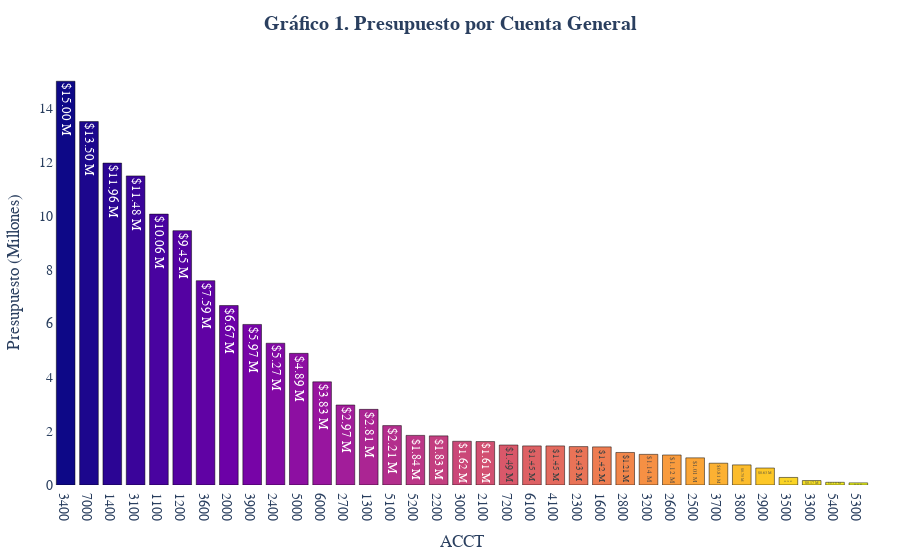

The notebook cell saved with this chart:
### Code cell
# Genera un gráfico de barras para visualizar el presupuesto por cada cuenta general

budget_grafico_1 = presupuestos_por_cuenta.reset_index()
budget_grafico_1.columns = ["Cuenta General", "Presupuesto"]
budget_grafico_1["Presupuesto_M"] = (budget_grafico_1["Presupuesto"] / 1_000_000).round(2)
budget_grafico_1["Presupuesto_M_text"] = budget_grafico_1["Presupuesto_M"].apply(lambda x: f"${x:.2f} M")
budget_grafico_1 = budget_grafico_1.sort_values("Presupuesto_M", ascending=False).reset_index(drop=True)
colores_plasma = pc.sample_colorscale("Plasma", [i / (len(budget_grafico_1) - 1) for i in range(len(budget_grafico_1))])

fig = go.Figure()

for i, row in budget_grafico_1.iterrows():
    fig.add_trace(go.Bar(
        x=[row["Cuenta General"]],
        y=[row["Presupuesto_M"]],
        text=row["Presupuesto_M_text"],
        textposition="inside",
        marker=dict(color=colores_plasma[i], line=dict(width=0.5, color="black")),
        hovertemplate=f"<b>{row['Cuenta General']}</b><br>Presupuesto: {row['Presupuesto_M_text']}<extra></extra>",
        name="" # Crea una barra por cuenta con su color, valor numérico y etiqueta
    ))

fig.update_layout(
    title="<b>Gráfico 1. Presupuesto por Cuenta General</b>",
    title_x=0.5,
    xaxis_title="ACCT", 
    yaxis_title="Presupuesto (Millones)",
    font=dict(family="Arial", size=14),
    paper_bgcolor="white",
    plot_bgcolor="white",
    showlegend=False,
    margin=dict(t=60, l=30, r=30, b=30)
)

fig.show()

### Figure 1 — Plotly figure (JSON) as saved in the notebook; plotly's stock layout.template omitted (floating-point values rounded to 4 significant figures)
{"data": [{"hovertemplate": "<b>3400</b><br>Presupuesto: $15.00 M<extra></extra>", "marker": {"color": "rgb(13, 8, 135)", "line": {"color": "black", "width": 0.5}}, "name": "", "text": "$15.00 M", "textposition": "inside", "type": "bar", "x": ["3400"], "y": [15.0]}, {"hovertemplate": "<b>7000</b><br>Presupuesto: $13.50 M<extra></extra>", "marker": {"color": "rgb(28, 7, 141)", "line": {"color": "black", "width": 0.5}}, "name": "", "text": "$13.50 M", "textposition": "inside", "type": "bar", "x": ["7000"], "y": [13.5]}, {"hovertemplate": "<b>1400</b><br>Presupuesto: $11.96 M<extra></extra>", "marker": {"color": "rgb(43, 5, 148)", "line": {"color": "black", "width": 0.5}}, "name": "", "text": "$11.96 M", "textposition": "inside", "type": "bar", "x": ["1400"], "y": [11.96]}, {"hovertemplate": "<b>3100</b><br>Presupuesto: $11.48 M<extra></extra>", "marker": {"color": "rgb(58, 4, 154)", "line": {"color": "black", "width": 0.5}}, "name": "", "text": "$11.48 M", "textposition": "inside", "type": "bar", "x": ["3100"], "y": [11.48]}, {"hovertemplate": "<b>1100</b><br>Presupuesto: $10.06 M<extra></extra>", "marker": {"color": "rgb(73, 3, 160)", "line": {"color": "black", "width": 0.5}}, "name": "", "text": "$10.06 M", "textposition": "inside", "type": "bar", "x": ["1100"], "y": [10.06]}, {"hovertemplate": "<b>1200</b><br>Presupuesto: $9.45 M<extra></extra>", "marker": {"color": "rgb(84, 2, 162)", "line": {"color": "black", "width": 0.5}}, "name": "", "text": "$9.45 M", "textposition": "inside", "type": "bar", "x": ["1200"], "y": [9.45]}, {"hovertemplate": "<b>3600</b><br>Presupuesto: $7.59 M<extra></extra>", "marker": {"color": "rgb(96, 2, 164)", "line": {"color": "black", "width": 0.5}}, "name": "", "text": "$7.59 M", "textposition": "inside", "type": "bar", "x": ["3600"], "y": [7.591]}, {"hovertemplate": "<b>2000</b><br>Presupuesto: $6.67 M<extra></extra>", "marker": {"color": "rgb(108, 1, 167)", "line": {"color": "black", "width": 0.5}}, "name": "", "text": "$6.67 M", "textposition": "inside", "type": "bar", "x": ["2000"], "y": [6.668]}, {"hovertemplate": "<b>3900</b><br>Presupuesto: $5.97 M<extra></extra>", "marker": {"color": "rgb(119, 4, 167)", "line": {"color": "black", "width": 0.5}}, "name": "", "text": "$5.97 M", "textposition": "inside", "type": "bar", "x": ["3900"], "y": [5.965]}, {"hovertemplate": "<b>2400</b><br>Presupuesto: $5.27 M<extra></extra>", "marker": {"color": "rgb(130, 9, 164)", "line": {"color": "black", "width": 0.5}}, "name": "", "text": "$5.27 M", "textposition": "inside", "type": "bar", "x": ["2400"], "y": [5.268]}, {"hovertemplate": "<b>5000</b><br>Presupuesto: $4.89 M<extra></extra>", "marker": {"color": "rgb(141, 15, 162)", "line": {"color": "black", "width": 0.5}}, "name": "", "text": "$4.89 M", "textposition": "inside", "type": "bar", "x": ["5000"], "y": [4.891]}, {"hovertemplate": "<b>6000</b><br>Presupuesto: $3.83 M<extra></extra>", "marker": {"color": "rgb(152, 21, 159)", "line": {"color": "black", "width": 0.5}}, "name": "", "text": "$3.83 M", "textposition": "inside", "type": "bar", "x": ["6000"], "y": [3.833]}, {"hovertemplate": "<b>2700</b><br>Presupuesto: $2.97 M<extra></extra>", "marker": {"color": "rgb(162, 29, 154)", "line": {"color": "black", "width": 0.5}}, "name": "", "text": "$2.97 M", "textposition": "inside", "type": "bar", "x": ["2700"], "y": [2.973]}, {"hovertemplate": "<b>1300</b><br>Presupuesto: $2.81 M<extra></extra>", "marker": {"color": "rgb(171, 37, 147)", "line": {"color": "black", "width": 0.5}}, "name": "", "text": "$2.81 M", "textposition": "inside", "type": "bar", "x": ["1300"], "y": [2.811]}, {"hovertemplate": "<b>5100</b><br>Presupuesto: $2.21 M<extra></extra>", "marker": {"color": "rgb(179, 46, 141)", "line": {"color": "black", "width": 0.5}}, "name": "", "text": "$2.21 M", "textposition": "inside", "type": "bar", "x": ["5100"], "y": [2.207]}, {"hovertemplate": "<b>5200</b><br>Presupuesto: $1.84 M<extra></extra>", "marker": {"color": "rgb(188, 54, 135)", "line": {"color": "black", "width": 0.5}}, "name": "", "text": "$1.84 M", "textposition": "inside", "type": "bar", "x": ["5200"], "y": [1.844]}, {"hovertemplate": "<b>2200</b><br>Presupuesto: $1.83 M<extra></extra>", "marker": {"color": "rgb(195, 63, 128)", "line": {"color": "black", "width": 0.5}}, "name": "", "text": "$1.83 M", "textposition": "inside", "type": "bar", "x": ["2200"], "y": [1.826]}, {"hovertemplate": "<b>3000</b><br>Presupuesto: $1.62 M<extra></extra>", "marker": {"color": "rgb(203, 71, 120)", "line": {"color": "black", "width": 0.5}}, "name": "", "text": "$1.62 M", "textposition": "inside", "type": "bar", "x": ["3000"], "y": [1.624]}, {"hovertemplate": "<b>2100</b><br>Presupuesto: $1.61 M<extra></extra>", "marker": {"color": "rgb(210, 79, 113)", "line": {"color": "black", "width": 0.5}}, "name": "", "text": "$1.61 M", "textposition": "inside", "type": "bar", "x": ["2100"], "y": [1.614]}, {"hovertemplate": "<b>7200</b><br>Presupuesto: $1.49 M<extra></extra>", "marker": {"color": "rgb(217, 88, 106)", "line": {"color": "black", "width": 0.5}}, "name": "", "text": "$1.49 M", "textposition": "inside", "type": "bar", "x": ["7200"], "y": [1.486]}, {"hovertemplate": "<b>6100</b><br>Presupuesto: $1.45 M<extra></extra>", "marker": {"color": "rgb(222, 97, 100)", "line": {"color": "black", "width": 0.5}}, "name": "", "text": "$1.45 M", "textposition": "inside", "type": "bar", "x": ["6100"], "y": [1.452]}, {"hovertemplate": "<b>4100</b><br>Presupuesto: $1.45 M<extra></extra>", "marker": {"color": "rgb(228, 106, 94)", "line": {"color": "black", "width": 0.5}}, "name": "", "text": "$1.45 M", "textposition": "inside", "type": "bar", "x": ["4100"], "y": [1.452]}, {"hovertemplate": "<b>2300</b><br>Presupuesto: $1.43 M<extra></extra>", "marker": {"color": "rgb(233, 115, 87)", "line": {"color": "black", "width": 0.5}}, "name": "", "text": "$1.43 M", "textposition": "inside", "type": "bar", "x": ["2300"], "y": [1.428]}, {"hovertemplate": "<b>1600</b><br>Presupuesto: $1.42 M<extra></extra>", "marker": {"color": "rgb(238, 124, 81)", "line": {"color": "black", "width": 0.5}}, "name": "", "text": "$1.42 M", "textposition": "inside", "type": "bar", "x": ["1600"], "y": [1.416]}, {"hovertemplate": "<b>2800</b><br>Presupuesto: $1.21 M<extra></extra>", "marker": {"color": "rgb(242, 134, 74)", "line": {"color": "black", "width": 0.5}}, "name": "", "text": "$1.21 M", "textposition": "inside", "type": "bar", "x": ["2800"], "y": [1.208]}, {"hovertemplate": "<b>3200</b><br>Presupuesto: $1.14 M<extra></extra>", "marker": {"color": "rgb(246, 144, 68)", "line": {"color": "black", "width": 0.5}}, "name": "", "text": "$1.14 M", "textposition": "inside", "type": "bar", "x": ["3200"], "y": [1.139]}, {"hovertemplate": "<b>2600</b><br>Presupuesto: $1.12 M<extra></extra>", "marker": {"color": "rgb(249, 155, 61)", "line": {"color": "black", "width": 0.5}}, "name": "", "text": "$1.12 M", "textposition": "inside", "type": "bar", "x": ["2600"], "y": [1.115]}, {"hovertemplate": "<b>2500</b><br>Presupuesto: $1.01 M<extra></extra>", "marker": {"color": "rgb(251, 165, 55)", "line": {"color": "black", "width": 0.5}}, "name": "", "text": "$1.01 M", "textposition": "inside", "type": "bar", "x": ["2500"], "y": [1.009]}, {"hovertemplate": "<b>3700</b><br>Presupuesto: $0.81 M<extra></extra>", "marker": {"color": "rgb(252, 177, 50)", "line": {"color": "black", "width": 0.5}}, "name": "", "text": "$0.81 M", "textposition": "inside", "type": "bar", "x": ["3700"], "y": [0.81]}, {"hovertemplate": "<b>3800</b><br>Presupuesto: $0.75 M<extra></extra>", "marker": {"color": "rgb(252, 188, 44)", "line": {"color": "black", "width": 0.5}}, "name": "", "text": "$0.75 M", "textposition": "inside", "type": "bar", "x": ["3800"], "y": [0.747]}, {"hovertemplate": "<b>2900</b><br>Presupuesto: $0.63 M<extra></extra>", "marker": {"color": "rgb(253, 199, 39)", "line": {"color": "black", "width": 0.5}}, "name": "", "text": "$0.63 M", "textposition": "inside", "type": "bar", "x": ["2900"], "y": [0.6304]}, {"hovertemplate": "<b>3500</b><br>Presupuesto: $0.28 M<extra></extra>", "marker": {"color": "rgb(250, 212, 37)", "line": {"color": "black", "width": 0.5}}, "name": "", "text": "$0.28 M", "textposition": "inside", "type": "bar", "x": ["3500"], "y": [0.281]}, {"hovertemplate": "<b>3300</b><br>Presupuesto: $0.17 M<extra></extra>", "marker": {"color": "rgb(247, 224, 36)", "line": {"color": "black", "width": 0.5}}, "name": "", "text": "$0.17 M", "textposition": "inside", "type": "bar", "x": ["3300"], "y": [0.1655]}, {"hovertemplate": "<b>5400</b><br>Presupuesto: $0.10 M<extra></extra>", "marker": {"color": "rgb(243, 237, 34)", "line": {"color": "black", "width": 0.5}}, "name": "", "text": "$0.10 M", "textposition": "inside", "type": "bar", "x": ["5400"], "y": [0.1]}, {"hovertemplate": "<b>5300</b><br>Presupuesto: $0.08 M<extra></extra>", "marker": {"color": "rgb(240, 249, 33)", "line": {"color": "black", "width": 0.5}}, "name": "", "text": "$0.08 M", "textposition": "inside", "type": "bar", "x": ["5300"], "y": [0.08]}], "layout": {"autosize": true, "font": {"family": "Arial", "size": 14}, "margin": {"b": 30, "l": 30, "r": 30, "t": 60}, "paper_bgcolor": "white", "plot_bgcolor": "white", "showlegend": false, "title": {"text": "<b>Gráfico 1. Presupuesto por Cuenta General</b>", "x": 0.5}, "xaxis": {"autorange": true, "range": [-0.5, 34.5], "title": {"text": "ACCT"}, "type": "category"}, "yaxis": {"autorange": true, "range": [0, 15.79], "title": {"text": "Presupuesto (Millones)"}, "type": "linear"}}}
